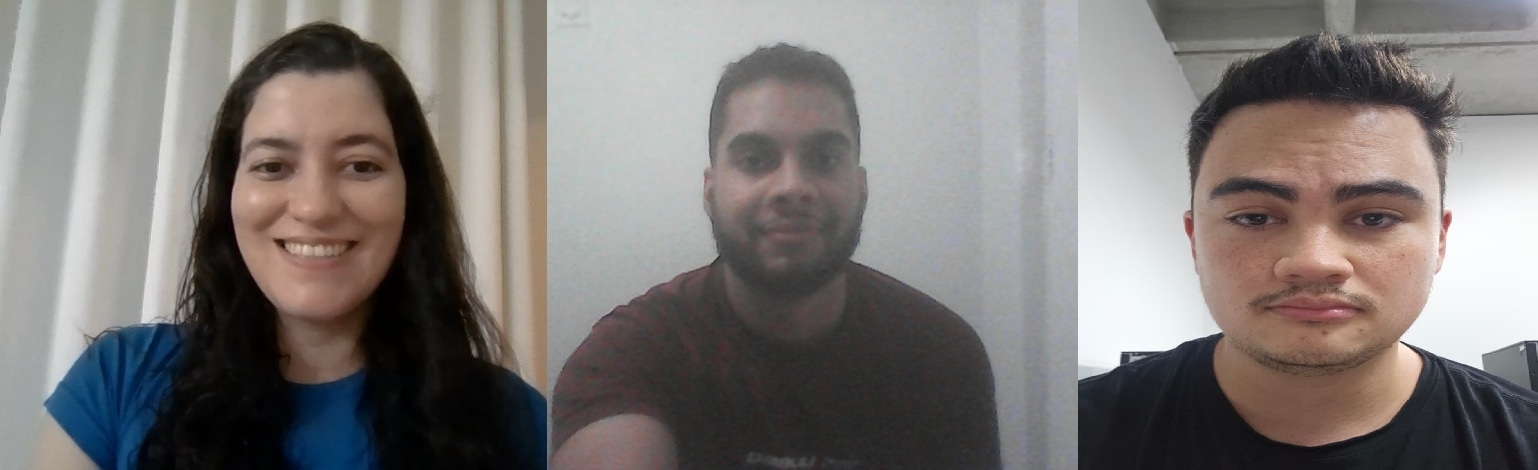
#> input picture Lab3/imagem.jpeg, 1538 x 470 px
$ jupyter execute Lab4_B.ipynb   (older library calls are emulated)
#> lines starting #> are read from the running program, lines starting #| are printed output that depends on the picture
# Relatório Lab 4 — Parte B: Filtragem Espacial Passa-Alta

**Autores:**
Allan Hirose Pires de Souza
Juliana dos Santos Silva
Kaike Nascimento Souza
**Data de realização dos experimentos:** Março de 2026
**Data de publicação do relatório:** 10 de Março de 2026

---

## 1. Introdução

Nesta parte do Lab 4 trabalhamos com filtros passa-alta, que realçam bordas e detalhes finos nas imagens.

Técnicas estudadas:
- Filtro Laplaciano
- Filtro Sobel
- Realce por Laplaciano
- Máscara Unsharp / Highboost
- Detector de Bordas Canny

---

## 2. Procedimentos Experimentais

- Imagens: foto individual e do grupo (Lab3), convertidas para escala de cinza
- Sobel testado com ksize 3 e 5
- Highboost testado com k = 1.0, 1.5 e 3.0
- Canny testado com thresholds 50/150

[cell 1]
import cv2
import numpy as np
import matplotlib.pyplot as plt
from skimage.metrics import structural_similarity as ssim
import warnings
warnings.filterwarnings('ignore')

def plot_images(images, titles, rows=1, cols=None, figsize=(16, 5), cmap='gray'):
    if cols is None:
        cols = len(images)
    fig, axes = plt.subplots(rows, cols, figsize=figsize)
    if rows * cols == 1:
        axes = [axes]
    else:
        axes = axes.flatten()
    for ax, img, title in zip(axes, images, titles):
        ax.imshow(img, cmap=cmap)
        ax.set_title(title, fontsize=9)
        ax.axis('off')
    plt.tight_layout()
    plt.show()

img_membro_bgr = cv2.imread('../Lab3/imagem.jpeg')
#> img_membro_bgr is the input picture: shape (470, 1538, 3); mean B, G, R 119.7, 121.7, 126.4
img_grupo_bgr  = cv2.imread('../Lab3/imagem.jpeg')

if img_membro_bgr is None:
    print("[AVISO] imagem.jpeg nao encontrada — usando placeholder")
    img_membro_bgr = np.random.randint(50, 200, (400, 400, 3), dtype=np.uint8)
if img_grupo_bgr is None:
    img_grupo_bgr = img_membro_bgr.copy()

img_membro     = cv2.cvtColor(img_membro_bgr, cv2.COLOR_BGR2GRAY)
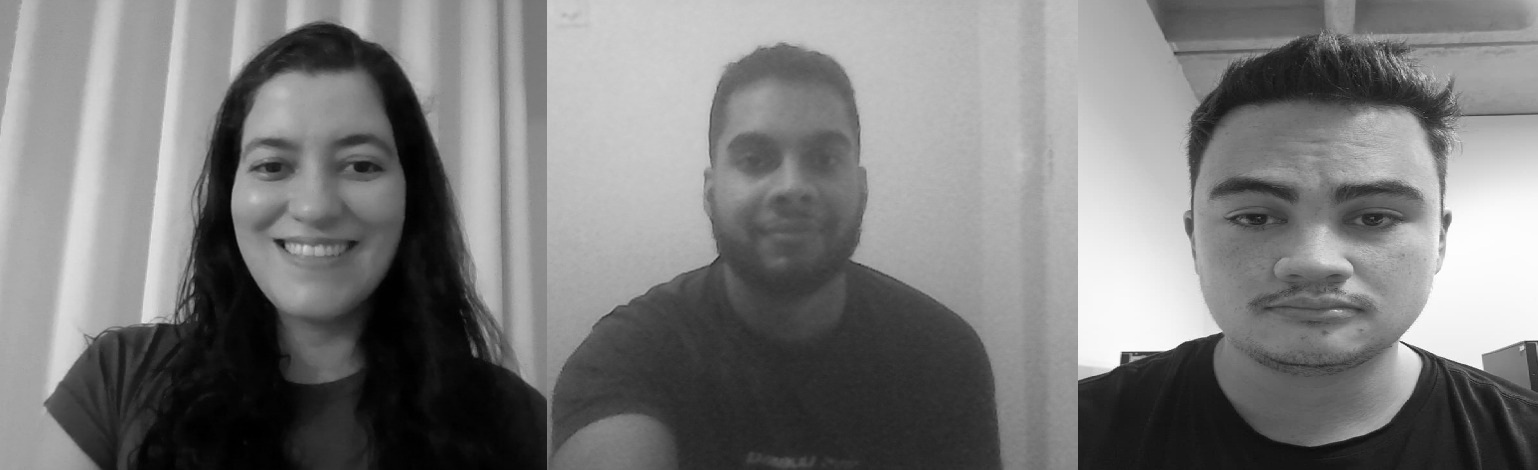
#> img_membro: shape (470, 1538); min 0, max 255, mean 122.9
img_grupo_gray = cv2.cvtColor(img_grupo_bgr,  cv2.COLOR_BGR2GRAY)
img_grupo_rgb  = cv2.cvtColor(img_grupo_bgr,  cv2.COLOR_BGR2RGB)

def adicionar_ruido_gaussiano(imagem, media=0, std=30):
#> called with media = 0, std = 30
    ruido = np.random.normal(media, std, imagem.shape).astype('float32')
    return np.clip(imagem.astype('float32') + ruido, 0, 255).astype('uint8')

img_membro_ruidosa = adicionar_ruido_gaussiano(img_membro)
img_grupo_ruidosa  = adicionar_ruido_gaussiano(img_grupo_gray)

print(f"Imagem individual shape: {img_membro.shape}")
#| Imagem individual shape: (470, 1538)
plot_images([img_membro, img_membro_ruidosa],
            ['Membro Original (Cinza)', 'Membro com Ruido Gaussiano'],
            figsize=(10, 5))
#> in plot_images, `cols = len(images)`: cols = 2
#> the loop in plot_images, `for ax, img, title in zip(axes, images, titles):` made 2 passes
#> title on passes 1 to 2: 'Membro Original (Cinza)', 'Membro com Ruido Gaussiano'

## 3. Item (a): Laplaciano e Sobel

[cell 2]
laplaciano      = cv2.Laplacian(img_membro, cv2.CV_64F)
laplaciano_abs  = cv2.convertScaleAbs(laplaciano)

laplaciano_ruido     = cv2.Laplacian(img_membro_ruidosa, cv2.CV_64F)
laplaciano_ruido_abs = cv2.convertScaleAbs(laplaciano_ruido)
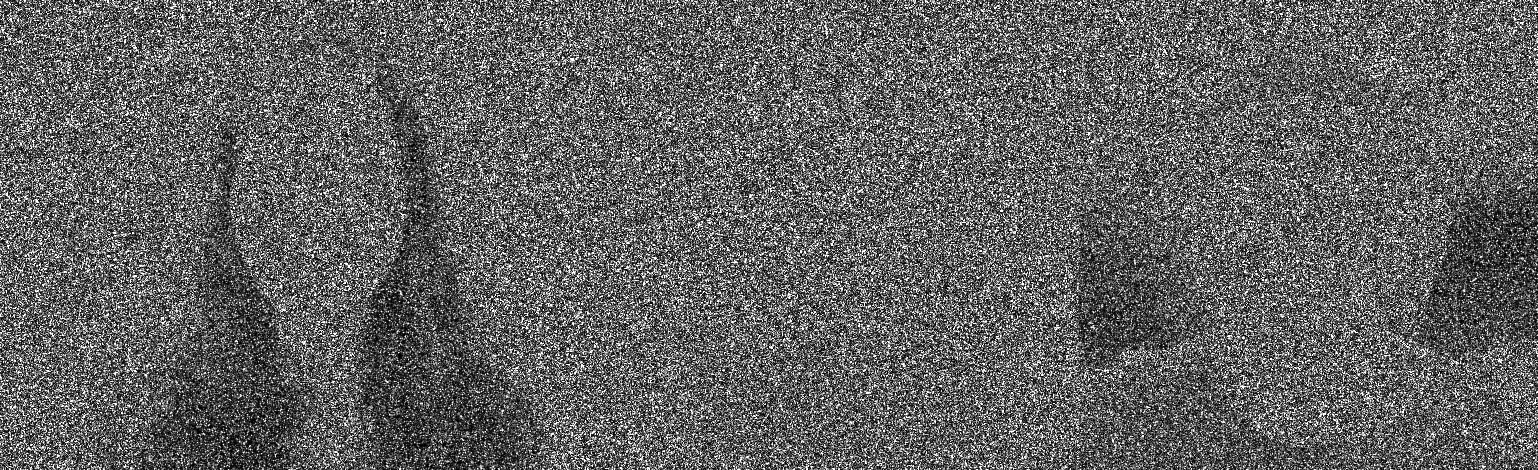
#> laplaciano_ruido_abs: shape (470, 1538); min 0, max 255, mean 98.7

plot_images(
    [img_membro, laplaciano_abs, img_membro_ruidosa, laplaciano_ruido_abs],
    ['Original', 'Laplaciano (limpa)', 'Com Ruido', 'Laplaciano (ruidosa)'],
    figsize=(16, 5)
)
#> the loop in plot_images (call 2), `for ax, img, title in zip(axes, images, titles):` made 4 passes

for ksize in [3, 5]:
    sox = cv2.Sobel(img_membro, cv2.CV_64F, 1, 0, ksize=ksize)
    soy = cv2.Sobel(img_membro, cv2.CV_64F, 0, 1, ksize=ksize)
    mag = cv2.convertScaleAbs(np.abs(sox) + np.abs(soy))
    plot_images(
        [cv2.convertScaleAbs(sox), cv2.convertScaleAbs(soy), mag],
        [f'Sobel X (k={ksize})', f'Sobel Y (k={ksize})', f'Magnitude (k={ksize})'],
        figsize=(15, 5)
    )
#> this loop made 2 passes
#> cols in plot_images on passes 1 to 2: 3, 3
#> pass 1, `mag = cv2.convertScaleAbs(np.abs(sox) + np.abs(soy))`:
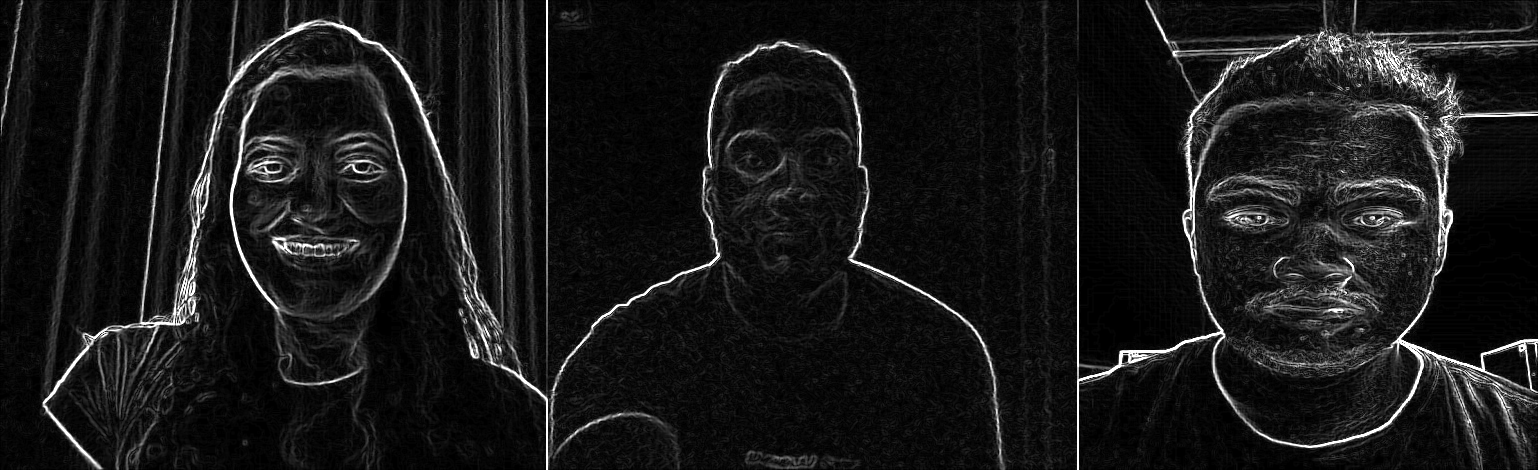
#> mag: shape (470, 1538); min 0, max 255, mean 24.4
#> pass 1, in plot_images (call 3), `plt.show()`:
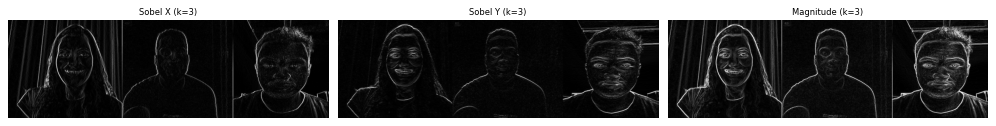
#> figure drawn by matplotlib, 3 panels

**Observações:**

- O Laplaciano detecta bordas em todas as direções, mas é muito sensível a ruído.
- Sobel k=3 tem boa precisão em bordas finas; k=5 gera bordas mais espessas e é um pouco mais robusto.
- Sobel-X destaca bordas verticais e Sobel-Y as horizontais.

## 4. Item (b.1): Realce por Laplaciano

Aplicamos g(x,y) = f(x,y) + c · ∇²f(x,y) com c = -1, na imagem limpa e na ruidosa.

[cell 3]
def realce_laplaciano(imagem, c=-1):
#> called with c = -1
    lap = cv2.Laplacian(imagem, cv2.CV_64F)
    realcada = np.clip(imagem.astype('float64') + c * lap, 0, 255).astype('uint8')
    return realcada

realce_limpa = realce_laplaciano(img_grupo_gray, c=-1)
realce_ruido = realce_laplaciano(img_grupo_ruidosa, c=-1)

plot_images(
    [img_grupo_gray, realce_limpa, img_grupo_ruidosa, realce_ruido],
    ['Original (Limpa)', 'Realce Lap. (Limpa)', 'Original (Ruidosa)', 'Realce Lap. (Ruidosa)'],
    figsize=(16, 5)
)

**Observações:**

- Na imagem limpa o realce funcionou bem, as bordas ficaram mais nítidas.
- Na imagem ruidosa o resultado ficou ruim, pois o Laplaciano amplificou o ruído junto com as bordas.

## 5. Item (b.2): Highboost Filtering

Testamos com k = 1.0 (unsharp masking padrão), k = 1.5 e k = 3.0.

[cell 4]
def highboost(imagem, k=1.5, sigma=3):
#> called with k = 1, sigma = 3
    borrada  = cv2.GaussianBlur(imagem, (0, 0), sigma)
    mascara  = imagem.astype('float64') - borrada.astype('float64')
    realcada = np.clip(imagem.astype('float64') + k * mascara, 0, 255).astype('uint8')
    return realcada

ks = [1.0, 1.5, 3.0]
imgs_hb = [img_grupo_gray] + [highboost(img_grupo_gray, k=ki) for ki in ks]
#> imgs_hb = 4 items
titulos  = ['Original'] + [f'Highboost k={ki}' for ki in ks]
plot_images(imgs_hb, titulos, figsize=(16, 5))

imgs_hb_ruido = [img_grupo_ruidosa] + [highboost(img_grupo_ruidosa, k=ki) for ki in ks]
#> in highboost (call 6), `realcada = np.clip(imagem.astype('float64') + k * mascara, 0, 255).ast..`:
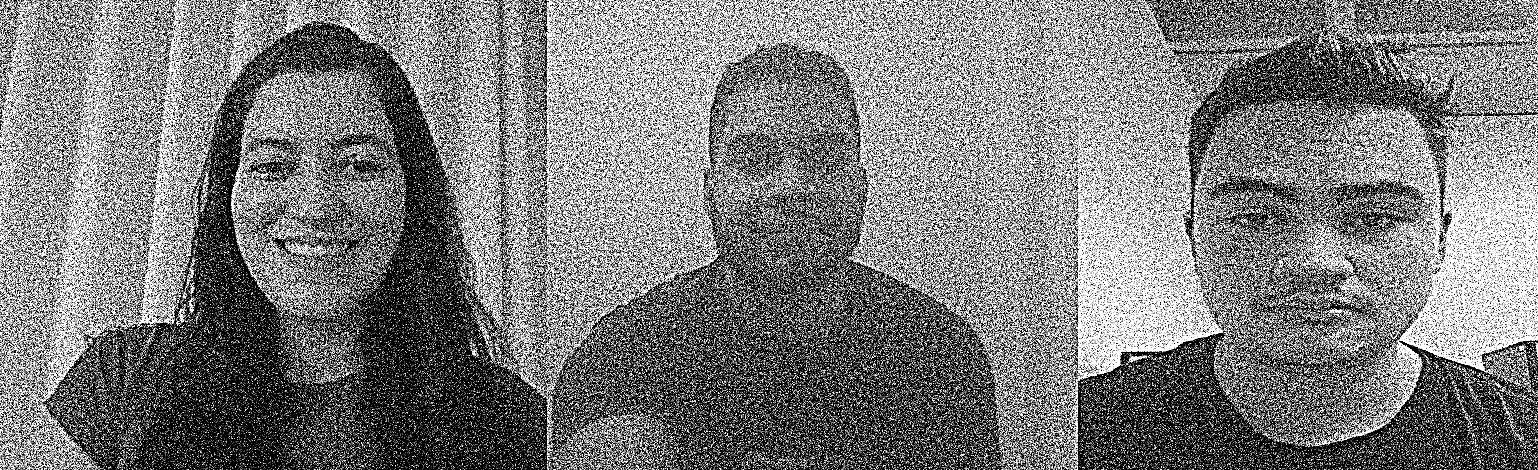
#> realcada: shape (470, 1538); min 0, max 255, mean 123.8
#> imgs_hb_ruido = 4 items
titulos_ruido = ['Ruidosa'] + [f'Highboost k={ki} (ruido)' for ki in ks]
plot_images(imgs_hb_ruido, titulos_ruido, figsize=(16, 5))

**Observações:**

- k=1.0 dá um realce suave e natural.
- k=1.5 tem bom equilíbrio entre nitidez e aparência.
- k=3.0 realça demais e começa a gerar halos nas bordas.
- Com ruído, o highboost amplifica o ruído mas menos que o Laplaciano direto.

## 6. Desafio: Detector de Bordas Canny

Comparamos o Canny com o Sobel na imagem limpa e na ruidosa.

[cell 5]
canny_limpa = cv2.Canny(img_membro, threshold1=50, threshold2=150)
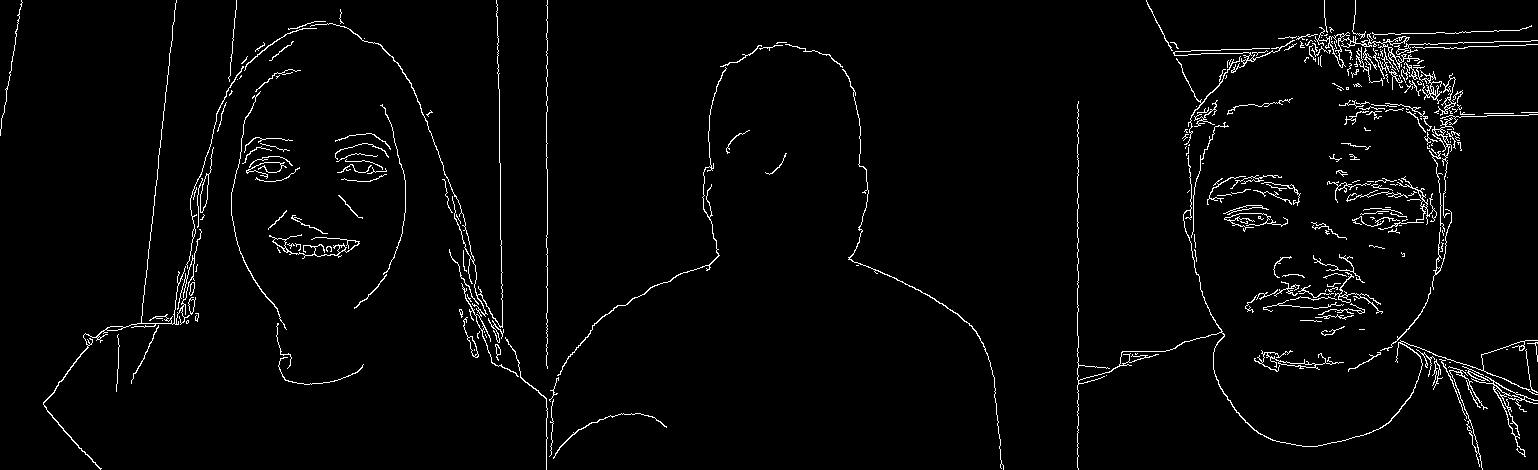
#> canny_limpa: shape (470, 1538); 2.7% white in thin lines or dots
canny_ruido = cv2.Canny(img_membro_ruidosa, threshold1=50, threshold2=150)
#> canny_ruido: shape (470, 1538); 36.7% white in thin lines or dots

sox   = cv2.Sobel(img_membro, cv2.CV_64F, 1, 0, ksize=3)
soy   = cv2.Sobel(img_membro, cv2.CV_64F, 0, 1, ksize=3)
sobel_mag = cv2.convertScaleAbs(np.abs(sox) + np.abs(soy))

sox_r = cv2.Sobel(img_membro_ruidosa, cv2.CV_64F, 1, 0, ksize=3)
soy_r = cv2.Sobel(img_membro_ruidosa, cv2.CV_64F, 0, 1, ksize=3)
sobel_mag_r = cv2.convertScaleAbs(np.abs(sox_r) + np.abs(soy_r))
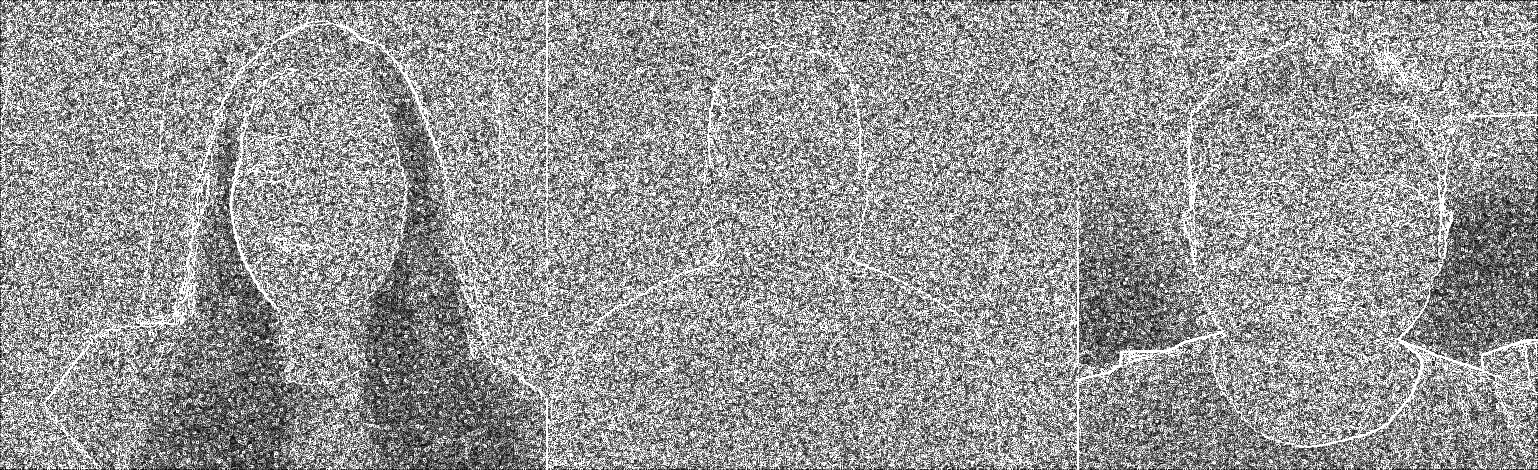
#> sobel_mag_r: shape (470, 1538); min 0, max 255, mean 150.8

plot_images(
    [img_membro,          sobel_mag,     canny_limpa,
     img_membro_ruidosa,  sobel_mag_r,   canny_ruido],
    ['Original',          'Sobel (limpa)', 'Canny (limpa)',
     'Ruidosa',           'Sobel (ruido)', 'Canny (ruido)'],
    rows=2, cols=3, figsize=(15, 9)
)
